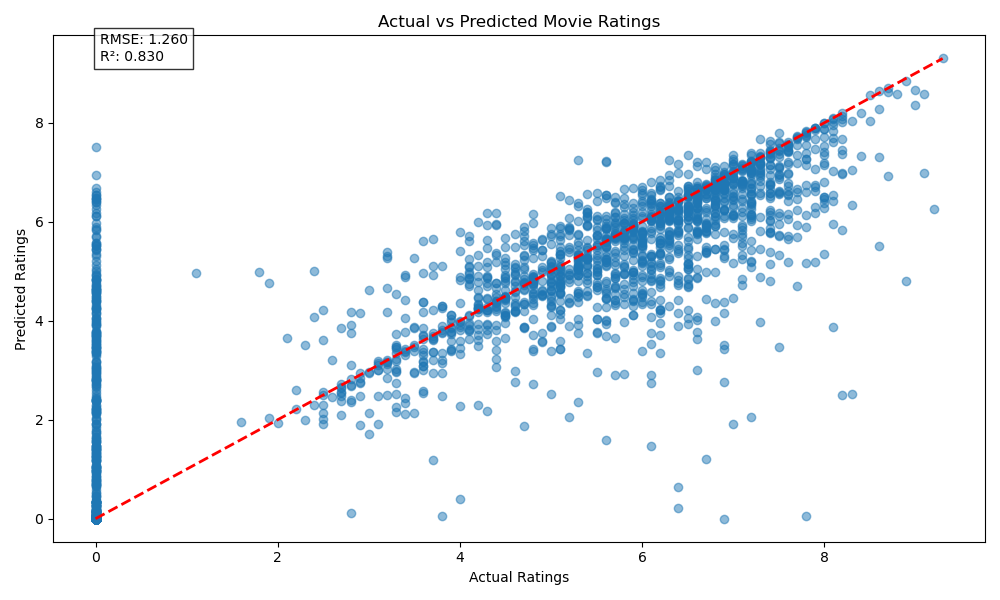

Python code for this plot:
import matplotlib.pyplot as plt
import seaborn as sns
import numpy as np
from sklearn.metrics import mean_squared_error, r2_score

def visualize_predictions(y_test, y_pred):
    """
    Create visualization of model predictions
    """
    try:
        plt.figure(figsize=(10, 6))
        plt.scatter(y_test, y_pred, alpha=0.5)
        plt.plot([y_test.min(), y_test.max()], [y_test.min(), y_test.max()], 'r--', lw=2)
        
        plt.xlabel('Actual Ratings')
        plt.ylabel('Predicted Ratings')
        plt.title('Actual vs Predicted Movie Ratings')
        
        # Add metrics
        rmse = np.sqrt(mean_squared_error(y_test, y_pred))
        r2 = r2_score(y_test, y_pred)
        plt.text(0.05, 0.95, f'RMSE: {rmse:.3f}\nR²: {r2:.3f}',
                transform=plt.gca().transAxes,
                bbox=dict(facecolor='white', alpha=0.8))
        
        plt.tight_layout()
        plt.show()
        
    except Exception as e:
        print(f"Error in visualization: {str(e)}")
        raise
